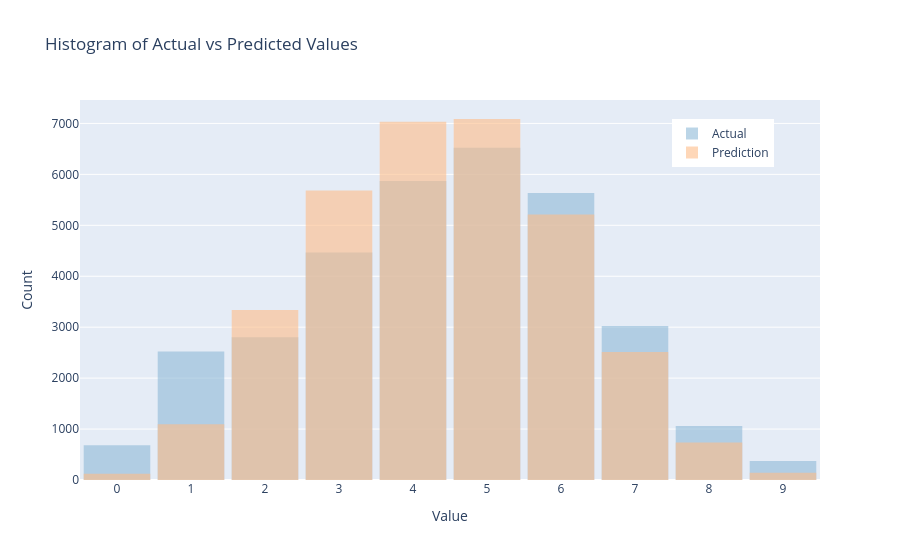

Notebook code for this chart:
### Code cell
plot_hist_plotly(results_test['actual'], results_test['prediction'])

### Figure 1 — Plotly figure (JSON) as saved in the notebook; plotly's stock layout.template omitted (floating-point values rounded to 4 significant figures; data arrays with more than 128 entries replaced by an {"elided": "..."} marker saying what was removed)
{"data": [{"marker": {"color": "#8fbad8"}, "name": "Actual", "opacity": 0.6, "type": "histogram", "x": {"elided": "32961 int values"}, "xbins": {"end": 9.5, "size": 1, "start": -0.5}}, {"marker": {"color": "#febd89"}, "name": "Prediction", "opacity": 0.6, "type": "histogram", "x": {"elided": "32961 int values"}, "xbins": {"end": 9.5, "size": 1, "start": -0.5}}], "layout": {"bargap": 0.1, "barmode": "overlay", "legend": {"x": 0.8, "y": 0.95}, "title": {"text": "Histogram of Actual vs Predicted Values<br>"}, "xaxis": {"dtick": 1, "tick0": 0, "tickmode": "linear", "title": {"text": "Value"}}, "yaxis": {"title": {"text": "Count"}}}}
